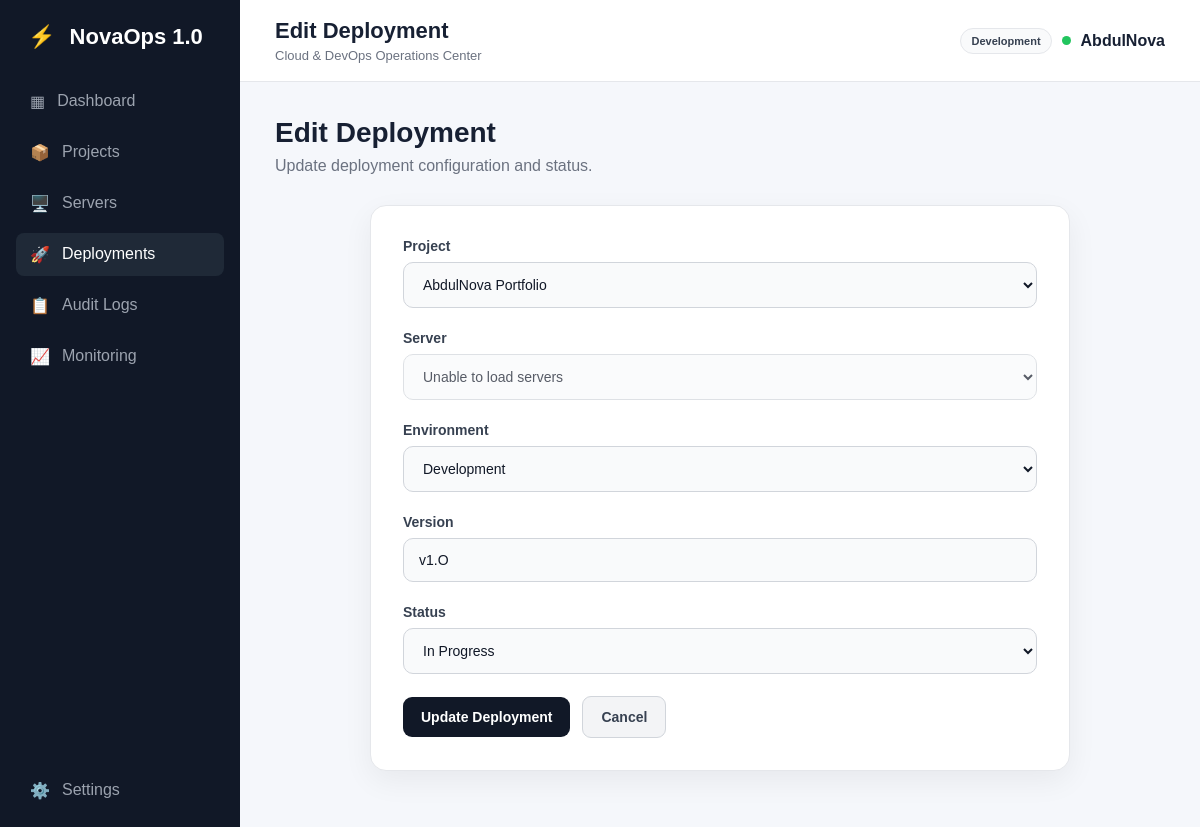
Screenshot of /deployments/edit/4 with the database file from the repository.
### app.py (models this page shows)
class AppSetting(db.Model):
    id = db.Column(db.Integer, primary_key=True)
    key = db.Column(db.String(100), unique=True, nullable=False)
    value = db.Column(db.String(255), nullable=False)

class Deployment(db.Model):
    id = db.Column(
        db.Integer,
        primary_key=True
    )
    project_id = db.Column(
        db.Integer,
        db.ForeignKey("project.id"),
        nullable=False
    )
    server_id = db.Column(
        db.Integer,
        db.ForeignKey("server.id"),
        nullable=False
    )
    environment = db.Column(
        db.String(50),
        nullable=False
    )
    version = db.Column(
        db.String(50),
        nullable=False
    )
    status = db.Column(
        db.String(50),
        nullable=False
    )
    deployed_at = db.Column(
        db.DateTime,
        default=india_now,
        nullable=False
    )
    project = db.relationship(
        "Project",
        backref="deployments"
    )
    server = db.relationship(
        "Server",
        backref="deployments"
    )

class Project(db.Model):
    id = db.Column(
        db.Integer,
        primary_key=True
    )
    name = db.Column(
        db.String(100),
        nullable=False
    )
    description = db.Column(
        db.Text,
        nullable=False
    )
    status = db.Column(
        db.String(50),
        nullable=False
    )
    servers = db.relationship(
        "Server",
        backref="project",
        lazy=True
    )

### app.py (the view, shortened to what this page needs)
@app.route(
    "/deployments/edit/<int:deployment_id>",
    methods=["GET", "POST"]
)
def edit_deployment(deployment_id):
    deployment = Deployment.query.get_or_404(
        deployment_id
    )
    projects = Project.query.order_by(
        Project.name.asc()
    ).all()
    error = None
    return render_template(
        "edit_deployment.html",
        deployment=deployment,
        projects=projects,
        error=error
    )

### app.py (called while the page is built)
@app.context_processor
def inject_app_settings():
    stored_settings = {
        setting.key: setting.value
        for setting in AppSetting.query.all()
    }
    try:
        refresh_seconds = int(
            stored_settings.get("monitoring_refresh_seconds", "0")
        )
    except ValueError:
        refresh_seconds = 0
    return {
        "app_name": stored_settings.get("app_name", "NovaOps 1.0"),
        "environment_label": stored_settings.get(
            "environment_label", "Development"
        ),
        "monitoring_refresh_seconds": refresh_seconds
    }

### templates/edit_deployment.html (shortened to what this page needs)
{% extends "base.html" %}
{% block page_title %}
Edit Deployment
{% endblock %}
{% block content %}
<div class="welcome">
    <div>
        <h1>
            Edit Deployment
        </h1>
        <p>
            Update deployment configuration and status.
        </p>
    </div>
</div>
<div class="form-card">
    <form method="POST">
        <div class="form-group">
            <label for="project_id">
                Project
            </label>
            <select id="project_id" name="project_id" required>
                {% for project in projects %}
                <option value="{{ project.id }}" {% if deployment.project_id==project.id %} selected {% endif %}>
                    {{ project.name }}
                </option>
                {% endfor %}
            </select>
        </div>
        <div class="form-group">
            <label for="server_id">
                Server
            </label>
            <select id="server_id" name="server_id" required disabled>
                <option value="">
                    Loading servers...
                </option>
            </select>
        </div>
        <div class="form-group">
            <label for="environment">
                Environment
            </label>
            <select id="environment" name="environment" required>
                <option value="Development" {% if deployment.environment=="Development" %} selected {% endif %}>
                    Development
                </option>
            </select>
        </div>
        <div class="form-group">
            <label for="version">
                Version
            </label>
            <input type="text" id="version" name="version" value="{{ deployment.version }}" placeholder="e.g. v1.0.0"
                required>
        </div>
        <div class="form-group">
            <label for="status">
                Status
            </label>
            <select id="status" name="status" required>
                <option value="In Progress" {% if deployment.status=="In Progress" %} selected {% endif %}>
                    In Progress
                </option>
            </select>
        </div>
        <div class="form-actions">
            <button type="submit" class="primary-btn">
                Update Deployment
            </button>
            <a href="{{ url_for('deployments') }}" class="secondary-btn">
                Cancel
            </a>
        </div>
    </form>
</div>
{% endblock %}

### templates/base.html (shortened to what this page needs)
<!DOCTYPE html>
<html lang="en">
<head>
    <link rel="stylesheet" href="{{ url_for('static', filename='css/style.css') }}">
</head>
<body>
    <div class="app">
        <aside class="sidebar">
            <div class="logo">
                <span>⚡</span>
                {{ app_name }}
            </div>
            <nav class="navigation">
                <a href="{{ url_for('dashboard') }}"
                    class="nav-item {% if request.endpoint == 'dashboard' %}active{% endif %}">
                    <span class="nav-icon">▦</span>
                    <span>Dashboard</span>
                </a>
                <a href="{{ url_for('projects') }}"
                    class="nav-item {% if request.endpoint in ['projects', 'new_project', 'edit_project', 'project_detail'] %}active{% endif %}">
                    <span class="nav-icon">📦</span>
                    <span>Projects</span>
                </a>
                <a href="{{ url_for('servers') }}"
                    class="nav-item {% if request.endpoint in ['servers', 'new_server', 'edit_server'] %}active{% endif %}">
                    <span class="nav-icon">🖥️</span>
                    <span>Servers</span>
                </a>
                <a href="{{ url_for('deployments') }}"
                    class="nav-item {% if request.endpoint in ['deployments', 'new_deployment', 'edit_deployment'] %}active{% endif %}">
                    <span class="nav-icon">🚀</span>
                    <span>Deployments</span>
                </a>
                <a href="{{ url_for('audit_logs') }}"
                    class="nav-item {% if request.endpoint == 'audit_logs' %}active{% endif %}">
                    <span class="nav-icon">📋</span>
                    <span>Audit Logs</span>
                </a>
                <a href="{{ url_for('monitoring') }}"
                    class="nav-item {% if request.endpoint == 'monitoring' %}active{% endif %}">
                    <span class="nav-icon">📈</span>
                    <span>Monitoring</span>
                </a>
            </nav>
            <div class="sidebar-bottom">
                <a href="{{ url_for('settings') }}"
                    class="nav-item {% if request.endpoint == 'settings' %}active{% endif %}">
                    <span class="nav-icon">⚙️</span>
                    <span>Settings</span>
                </a>
            </div>
        </aside>
        <main class="main">
            <header class="navbar">
                <div>
                    <h2>
                        {% block page_title %}{% endblock %}
                    </h2>
                    <p>Cloud &amp; DevOps Operations Center</p>
                </div>
                <div class="user-section">
                    <span class="environment-badge">
                        {{ environment_label }}
                    </span>
                    <div class="status-dot"></div>
                    <span>AbdulNova</span>
                </div>
            </header>
            <section class="content">
                {% block content %}
                {% endblock %}
            </section>
        </main>
    </div>
</body>
</html>

### static/css/style.css (style rules this page uses)
* { margin: 0; padding: 0; box-sizing: border-box; }
body { font-family: Arial, sans-serif; background: #f5f7fb; color: #172033; }
.app { display: flex; min-height: 100vh; }
.sidebar { width: 240px; background: #111827; color: white; padding: 24px 16px; display: flex; flex-direction: column; }
.logo { font-size: 22px; font-weight: bold; padding: 0 12px 30px; }
.logo span { margin-right: 8px; }
.navigation { display: flex; flex-direction: column; gap: 8px; }
.nav-item { text-decoration: none; color: #9ca3af; padding: 12px 14px; border-radius: 8px; display: flex; gap: 12px; transition: 0.2s; }
.nav-item:hover, .nav-item.active { background: #1f2937; color: white; }
.sidebar-bottom { margin-top: auto; }
.main { flex: 1; min-width: 0; }
.navbar { height: 82px; background: white; border-bottom: 1px solid #e5e7eb; display: flex; align-items: center; justify-content: space-between; padding: 0 35px; }
.navbar h2 { font-size: 22px; }
.navbar p { color: #6b7280; font-size: 13px; margin-top: 4px; }
.user-section { display: flex; align-items: center; gap: 10px; font-weight: 600; }
.status-dot { width: 9px; height: 9px; background: #22c55e; border-radius: 50%; }
.content { padding: 35px; max-width: 1600px; }
.welcome { display: flex; justify-content: space-between; align-items: center; margin-bottom: 30px; }
.welcome h1 { font-size: 28px; margin-bottom: 8px; }
.welcome p { color: #6b7280; }
.primary-btn { display: inline-flex; align-items: center; justify-content: center; border: none; background: #111827; color: white; padding: 12px 18px; border-radius: 8px; cursor: pointer; font-weight: 600; text-decoration: none; transition: 0.2s; }
.secondary-btn { background: #f3f4f6; color: #374151; border: 1px solid #d1d5db; }
.form-card { max-width: 700px; margin: 30px auto; padding: 32px; background: #ffffff; border: 1px solid #e5e7eb; border-radius: 16px; box-shadow: 0 10px 30px rgba(0, 0, 0, 0.06); }
.form-group { margin-bottom: 22px; }
.form-group label { display: block; margin-bottom: 8px; font-size: 14px; font-weight: 600; color: #374151; }
.form-group input, .form-group textarea, .form-group select { width: 100%; padding: 13px 15px; border: 1px solid #d1d5db; border-radius: 10px; background: #f9fafb; color: #111827; font-size: 14px; font-family: inherit; outline: none; transition: 0.2s; }
.form-group select { cursor: pointer; }
.form-card .primary-btn { border: none; cursor: pointer; padding: 13px 22px; border-radius: 10px; font-weight: 600; font-size: 14px; }
.form-actions { display: flex; align-items: center; gap: 12px; margin-top: 10px; }
.form-actions .primary-btn, .form-actions .secondary-btn { padding: 12px 18px; border-radius: 9px; font-size: 14px; font-weight: 600; text-decoration: none; }
.form-actions .secondary-btn { display: inline-flex; align-items: center; justify-content: center; }
.environment-badge { padding: 6px 10px; border: 1px solid #e5e7eb; border-radius: 20px; background: #f9fafb; color: #374151; font-size: 11px; font-weight: 700; white-space: nowrap; }

### rows the page displays
AppSetting: value "NovaOps 1.0"
AppSetting: value "Development"
Deployment: project_id "AbdulNova Portfolio", environment "Development", version "v1.O", status "In Progress"
